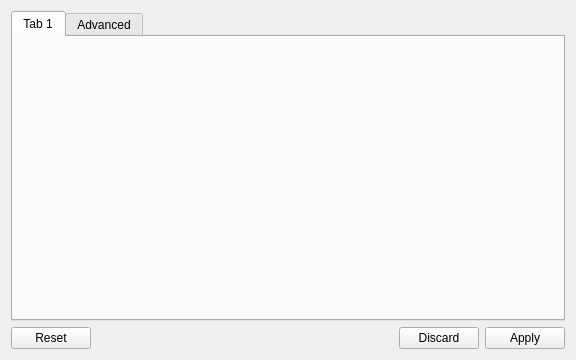
<?xml version="1.0" encoding="UTF-8"?>
<ui version="4.0">
 <class>Dialog</class>
 <widget class="QDialog" name="Dialog">
  <property name="geometry">
   <rect>
    <x>0</x>
    <y>0</y>
    <width>576</width>
    <height>360</height>
   </rect>
  </property>
  <property name="minimumSize">
   <size>
    <width>576</width>
    <height>360</height>
   </size>
  </property>
  <property name="windowTitle">
   <string>Dialog</string>
  </property>
  <layout class="QVBoxLayout" name="verticalLayout">
   <item>
    <widget class="QTabWidget" name="tabWidget">
     <property name="currentIndex">
      <number>0</number>
     </property>
     <widget class="QWidget" name="tab">
      <attribute name="title">
       <string>Tab 1</string>
      </attribute>
      <layout class="QGridLayout" name="gridLayout"/>
     </widget>
     <widget class="QWidget" name="tabAdvanced">
      <attribute name="title">
       <string>Advanced</string>
      </attribute>
      <layout class="QVBoxLayout" name="verticalLayout_2">
       <property name="spacing">
        <number>0</number>
       </property>
       <property name="leftMargin">
        <number>0</number>
       </property>
       <property name="topMargin">
        <number>0</number>
       </property>
       <property name="rightMargin">
        <number>0</number>
       </property>
       <property name="bottomMargin">
        <number>0</number>
       </property>
       <item>
        <widget class="QScrollArea" name="scrollArea">
         <property name="frameShape">
          <enum>QFrame::NoFrame</enum>
         </property>
         <property name="horizontalScrollBarPolicy">
          <enum>Qt::ScrollBarAlwaysOff</enum>
         </property>
         <property name="widgetResizable">
          <bool>true</bool>
         </property>
         <widget class="QWidget" name="scrollAreaWidgetContents">
          <property name="geometry">
           <rect>
            <x>0</x>
            <y>0</y>
            <width>539</width>
            <height>750</height>
           </rect>
          </property>
          <layout class="QGridLayout" name="gridLayout_2">
           <item row="4" column="0" colspan="2">
            <widget class="QFrame" name="frameAdvCDN">
             <property name="frameShape">
              <enum>QFrame::StyledPanel</enum>
             </property>
             <property name="frameShadow">
              <enum>QFrame::Raised</enum>
             </property>
             <layout class="QGridLayout" name="gridLayout_4">
              <item row="3" column="0">
               <widget class="QLabel" name="labChgLogData">
                <property name="text">
                 <string>Change Log Data</string>
                </property>
               </widget>
              </item>
              <item row="1" column="1">
               <widget class="QLineEdit" name="editModVerChk">
                <property name="maxLength">
                 <number>256</number>
                </property>
                <property name="placeholderText">
                 <string>latestver</string>
                </property>
               </widget>
              </item>
              <item row="5" column="0">
               <widget class="QLabel" name="labHashList">
                <property name="text">
                 <string>[Experimental] Hash List</string>
                </property>
               </widget>
              </item>
              <item row="0" column="0">
               <widget class="QLabel" name="labInstVerChk">
                <property name="minimumSize">
                 <size>
                  <width>184</width>
                  <height>0</height>
                 </size>
                </property>
                <property name="text">
                 <string>Installer Version Check</string>
                </property>
               </widget>
              </item>
              <item row="2" column="1">
               <widget class="QLineEdit" name="editInstInfo">
                <property name="maxLength">
                 <number>256</number>
                </property>
                <property name="placeholderText">
                 <string>installinfo.txt</string>
                </property>
               </widget>
              </item>
              <item row="7" column="0">
               <widget class="QLabel" name="labModUpd">
                <property name="text">
                 <string>Mod Update Data</string>
                </property>
               </widget>
              </item>
              <item row="8" column="0">
               <widget class="QLabel" name="labModUpdCitra">
                <property name="text">
                 <string>Mod Update Data (Citra)</string>
                </property>
               </widget>
              </item>
              <item row="4" column="1">
               <widget class="QLineEdit" name="editFileListPrefix">
                <property name="maxLength">
                 <number>256</number>
                </property>
                <property name="placeholderText">
                 <string>fileListPrefix.txt</string>
                </property>
               </widget>
              </item>
              <item row="6" column="0" colspan="2">
               <widget class="Line" name="line_2">
                <property name="orientation">
                 <enum>Qt::Horizontal</enum>
                </property>
               </widget>
              </item>
              <item row="7" column="1">
               <widget class="QLineEdit" name="editModUpd">
                <property name="maxLength">
                 <number>256</number>
                </property>
                <property name="placeholderText">
                 <string>data</string>
                </property>
               </widget>
              </item>
              <item row="4" column="0">
               <widget class="QLabel" name="labFileListPrefix">
                <property name="text">
                 <string>File List Prefix</string>
                </property>
               </widget>
              </item>
              <item row="8" column="1">
               <widget class="QLineEdit" name="editModUpdCitra">
                <property name="maxLength">
                 <number>256</number>
                </property>
                <property name="placeholderText">
                 <string>dataCitra</string>
                </property>
               </widget>
              </item>
              <item row="2" column="0">
               <widget class="QLabel" name="labInstInfo">
                <property name="text">
                 <string>Install Information</string>
                </property>
               </widget>
              </item>
              <item row="1" column="0">
               <widget class="QLabel" name="labModVerChk">
                <property name="text">
                 <string>Mod Version Check</string>
                </property>
               </widget>
              </item>
              <item row="5" column="1">
               <widget class="QLineEdit" name="editHashList">
                <property name="maxLength">
                 <number>256</number>
                </property>
                <property name="placeholderText">
                 <string>hashes.txt</string>
                </property>
               </widget>
              </item>
              <item row="0" column="1">
               <widget class="QLineEdit" name="editInstVerChk">
                <property name="maxLength">
                 <number>256</number>
                </property>
                <property name="placeholderText">
                 <string>installerinfo</string>
                </property>
               </widget>
              </item>
              <item row="3" column="1">
               <widget class="QLineEdit" name="editChgLogData">
                <property name="text">
                 <string/>
                </property>
                <property name="maxLength">
                 <number>256</number>
                </property>
                <property name="placeholderText">
                 <string>changeloglist</string>
                </property>
               </widget>
              </item>
              <item row="0" column="2" rowspan="9">
               <widget class="QPushButton" name="btnHelpAdvCDN">
                <property name="sizePolicy">
                 <sizepolicy hsizetype="Minimum" vsizetype="Minimum">
                  <horstretch>0</horstretch>
                  <verstretch>0</verstretch>
                 </sizepolicy>
                </property>
                <property name="text">
                 <string>?</string>
                </property>
               </widget>
              </item>
             </layout>
            </widget>
           </item>
           <item row="2" column="0" colspan="2">
            <widget class="QFrame" name="frameAdvLocal">
             <property name="frameShape">
              <enum>QFrame::StyledPanel</enum>
             </property>
             <property name="frameShadow">
              <enum>QFrame::Raised</enum>
             </property>
             <layout class="QGridLayout" name="gridLayout_3">
              <item row="1" column="1">
               <widget class="QLineEdit" name="editModHome">
                <property name="maxLength">
                 <number>128</number>
                </property>
                <property name="placeholderText">
                 <string>CTGP-7</string>
                </property>
               </widget>
              </item>
              <item row="1" column="0">
               <widget class="QLabel" name="labModHome">
                <property name="text">
                 <string>Mod Home Folder
(relative to SD root)</string>
                </property>
               </widget>
              </item>
              <item row="7" column="0">
               <widget class="QLabel" name="labPatchFlag">
                <property name="text">
                 <string>Patching Flag</string>
                </property>
               </widget>
              </item>
              <item row="5" column="0">
               <widget class="QLabel" name="labLocalVer">
                <property name="text">
                 <string>Local Version</string>
                </property>
               </widget>
              </item>
              <item row="3" column="0" colspan="2">
               <widget class="Line" name="line">
                <property name="orientation">
                 <enum>Qt::Horizontal</enum>
                </property>
               </widget>
              </item>
              <item row="8" column="1">
               <widget class="QLineEdit" name="editReinstFlag">
                <property name="maxLength">
                 <number>300</number>
                </property>
                <property name="placeholderText">
                 <string>config/forceInstall.flag@W:x</string>
                </property>
               </widget>
              </item>
              <item row="6" column="1">
               <widget class="QLineEdit" name="editPendUpd">
                <property name="maxLength">
                 <number>300</number>
                </property>
                <property name="placeholderText">
                 <string>config/pendingUpdate.bin@W:s</string>
                </property>
               </widget>
              </item>
              <item row="4" column="0" colspan="2">
               <widget class="QLabel" name="labHdrConfig">
                <property name="sizePolicy">
                 <sizepolicy hsizetype="Preferred" vsizetype="Fixed">
                  <horstretch>0</horstretch>
                  <verstretch>0</verstretch>
                 </sizepolicy>
                </property>
                <property name="text">
                 <string>### Config Locations (relative to Mod Home Folder)</string>
                </property>
                <property name="textFormat">
                 <enum>Qt::MarkdownText</enum>
                </property>
                <property name="margin">
                 <number>4</number>
                </property>
               </widget>
              </item>
              <item row="9" column="1">
               <widget class="QLineEdit" name="editCitraFlag">
                <property name="maxLength">
                 <number>300</number>
                </property>
                <property name="placeholderText">
                 <string>config/citra.flag@W:x</string>
                </property>
               </widget>
              </item>
              <item row="2" column="1">
               <widget class="QLineEdit" name="editModSaveBak">
                <property name="maxLength">
                 <number>128</number>
                </property>
                <property name="placeholderText">
                 <string>CTGP-7savebak</string>
                </property>
               </widget>
              </item>
              <item row="9" column="0">
               <widget class="QLabel" name="labCitraFlag">
                <property name="text">
                 <string>Citra Flag</string>
                </property>
               </widget>
              </item>
              <item row="6" column="0">
               <widget class="QLabel" name="labPendUpd">
                <property name="text">
                 <string>Pending Update Binary</string>
                </property>
               </widget>
              </item>
              <item row="5" column="1">
               <widget class="QLineEdit" name="editLocalVer">
                <property name="maxLength">
                 <number>300</number>
                </property>
                <property name="placeholderText">
                 <string>config/version.bin@W:s</string>
                </property>
               </widget>
              </item>
              <item row="2" column="0">
               <widget class="QLabel" name="labModSaveBak">
                <property name="text">
                 <string>Mod Save Backup Path
(relative to SD root)</string>
                </property>
               </widget>
              </item>
              <item row="0" column="0">
               <widget class="QLabel" name="labModName">
                <property name="minimumSize">
                 <size>
                  <width>184</width>
                  <height>0</height>
                 </size>
                </property>
                <property name="text">
                 <string>Mod Name</string>
                </property>
               </widget>
              </item>
              <item row="8" column="0">
               <widget class="QLabel" name="labReinstFlag">
                <property name="text">
                 <string>Re-install Flag</string>
                </property>
               </widget>
              </item>
              <item row="7" column="1">
               <widget class="QLineEdit" name="editPatchFlag">
                <property name="maxLength">
                 <number>300</number>
                </property>
                <property name="placeholderText">
                 <string>config/forcePatch.flag@W:x</string>
                </property>
               </widget>
              </item>
              <item row="0" column="1">
               <widget class="QLineEdit" name="editModName">
                <property name="maxLength">
                 <number>64</number>
                </property>
                <property name="placeholderText">
                 <string>CTGP-7</string>
                </property>
               </widget>
              </item>
              <item row="5" column="2" rowspan="5">
               <widget class="QPushButton" name="btnAdvLocalConf">
                <property name="sizePolicy">
                 <sizepolicy hsizetype="Minimum" vsizetype="Minimum">
                  <horstretch>0</horstretch>
                  <verstretch>0</verstretch>
                 </sizepolicy>
                </property>
                <property name="text">
                 <string>?</string>
                </property>
               </widget>
              </item>
              <item row="0" column="2" rowspan="3">
               <widget class="QPushButton" name="btnAdvLocalName">
                <property name="sizePolicy">
                 <sizepolicy hsizetype="Minimum" vsizetype="Minimum">
                  <horstretch>0</horstretch>
                  <verstretch>0</verstretch>
                 </sizepolicy>
                </property>
                <property name="text">
                 <string>?</string>
                </property>
               </widget>
              </item>
             </layout>
            </widget>
           </item>
           <item row="0" column="0">
            <widget class="QLabel" name="labBaseCDN">
             <property name="minimumSize">
              <size>
               <width>200</width>
               <height>0</height>
              </size>
             </property>
             <property name="text">
              <string>Base CDN URL</string>
             </property>
            </widget>
           </item>
           <item row="3" column="0" colspan="2">
            <widget class="QCheckBox" name="showAdvCDN">
             <property name="text">
              <string>Show Advanced Options (Remote CDN Files)</string>
             </property>
            </widget>
           </item>
           <item row="1" column="0" colspan="2">
            <widget class="QCheckBox" name="showAdvLocal">
             <property name="text">
              <string>Show Advanced Options (Local Files)</string>
             </property>
            </widget>
           </item>
           <item row="0" column="1">
            <widget class="QLineEdit" name="editBaseCDN">
             <property name="maxLength">
              <number>256</number>
             </property>
             <property name="placeholderText">
              <string>https://ctgp7.page.link/baseCDNURL</string>
             </property>
            </widget>
           </item>
           <item row="5" column="0" colspan="2">
            <spacer name="verticalSpacer">
             <property name="orientation">
              <enum>Qt::Vertical</enum>
             </property>
             <property name="sizeHint" stdset="0">
              <size>
               <width>0</width>
               <height>0</height>
              </size>
             </property>
            </spacer>
           </item>
          </layout>
         </widget>
        </widget>
       </item>
      </layout>
     </widget>
    </widget>
   </item>
   <item>
    <widget class="QDialogButtonBox" name="buttonBox">
     <property name="orientation">
      <enum>Qt::Horizontal</enum>
     </property>
     <property name="standardButtons">
      <set>QDialogButtonBox::Apply|QDialogButtonBox::Discard|QDialogButtonBox::Reset</set>
     </property>
    </widget>
   </item>
  </layout>
 </widget>
 <resources/>
 <connections/>
</ui>
